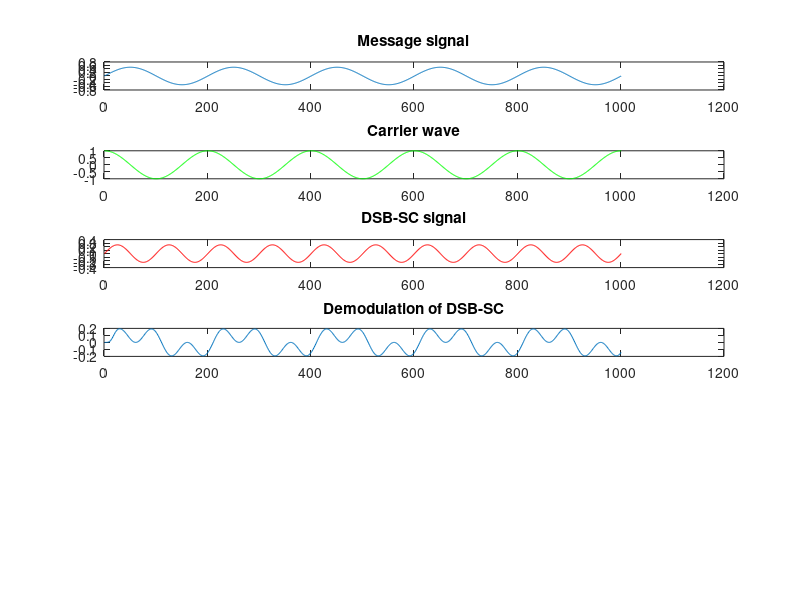

MATLAB code for this plot:
clc;
clear all;
close all;
t = 0:0.001:1;
fm = input("Enter the message signal frequency: ");
fc = input("Enter the carrier wave frquency: ");
m = (1/2*sin(2*pi*fm*t));
subplot(6,1,1);
plot(m);
title("Message signal");
c = cos(2*pi*fc*t);
subplot(6,1,2);
plot(c,'g');
title("Carrier wave");
DSBSC = c.*m;
subplot(6,1,3);
plot(DSBSC,'r');
title("DSB-SC signal");
s1 = DSBSC.*c;
[b,a] = butter(5,0.1);
s2 = filter(b,a,s1);
subplot(6,1,4);
plot(s2);
title("Demodulation of DSB-SC")